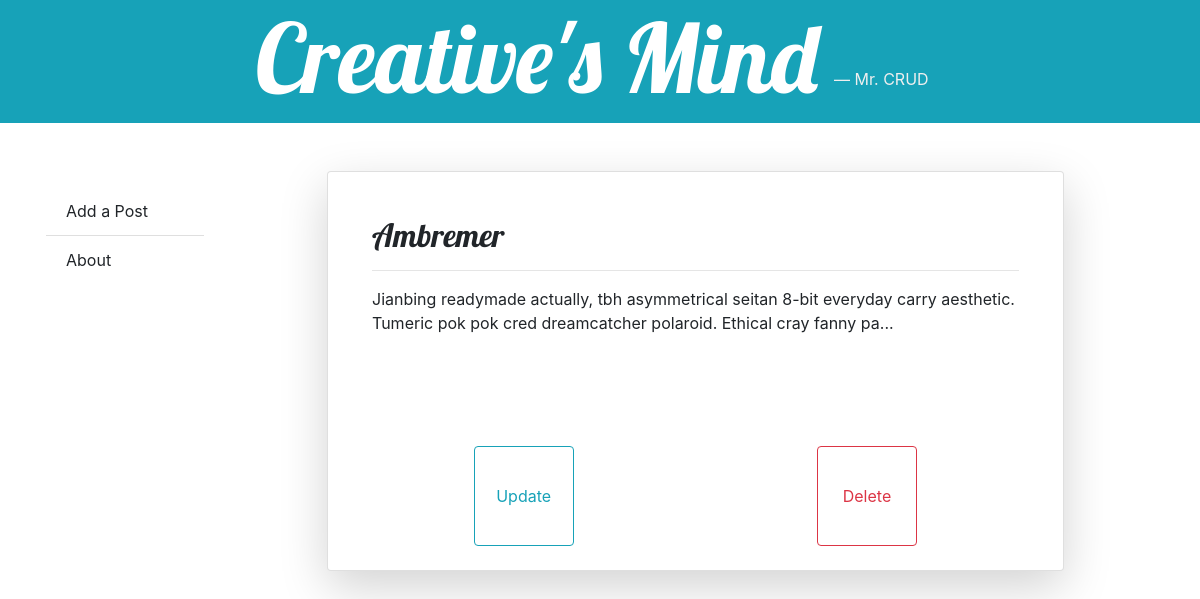
/detail/3, run on the app's committed database.
### myapp/models.py (models this page shows, shortened)
class Post(models.Model):
    title = models.CharField(max_length=300, unique=True)
    content = models.TextField()

### myapp/views.py (the view)
# urls.py: path('detail/<int:post_id>', views.detail, name='detail'),
def detail(request, post_id):
    post = Post.objects.filter(id=post_id).first()
    if post is None:
        raise Http404('personalised error message')
    return render(request, 'myapp/detail.html', {'post': post})

### myapp/templates/myapp/detail.html
{% extends "myapp/base.html" %}
{% block body_block %}
<div class="col-md-10 offset-1">
    <div class="card p-4 shadow-lg animated jello" style="height: 400px;">
        <div class="card-body">
            <h2>{{ post.title|title }}</h2>
            <hr>
            <p>{{ post.content|slice:":150" }}...</p>
        </div>
        <div class="d-flex">
            <a class="btn btn-outline-info d-flex justify-content-center" style="height: 100px;width:100px;"
                href="{% url 'myapp:create_update' %}?id={{ post.id }}">
                <span class="align-self-center">Update</span>
            </a>
            <a class="btn btn-outline-danger d-flex justify-content-center" style="height: 100px;width:100px;"
                href="{% url 'myapp:delete' post_id=post.id %}">
                <span class="align-self-center">Delete</span>
            </a>
        </div>
    </div>
</div>
{% endblock %}

### myapp/static/css/mystyle.css (style rules this page uses)
h1, h2, h3 { font-family: 'Lobster', cursive; }
a { margin: 0 auto; transition-duration: 0.6s !important; transition-property: border-radius !important; }

### data on the page
Post: title "Ambremer", content "Jianbing readymade actually, tbh asymmetrical seitan 8-bit everyday carry aesthetic. Tumeric pok pok cred dreamcatcher polaroid. Ethical cray fanny pa"
